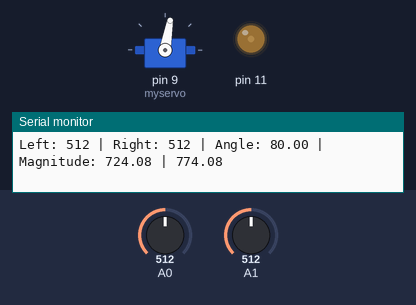
A sketch run on a simulated Arduino Uno, built with avr-gcc and run on an emulated ATmega328P. Shown: servo, output pins drawn as LEDs (lit = HIGH), the last lines printed to the serial monitor. The inputs (shaded band) are chosen by the test bench; at power-on: A1 = 512, A0 = 512.

Above: at 1.2 s.
1.3 s: A1 set to 900
At 1.8 s:
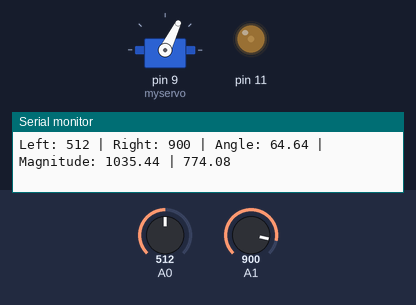
2.8 s: A0 set to 0
At 4.0 s:
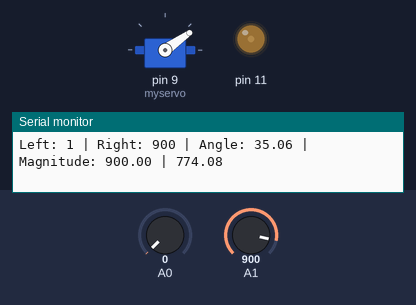
4.3 s: A0 set to 122
At 5.4 s:
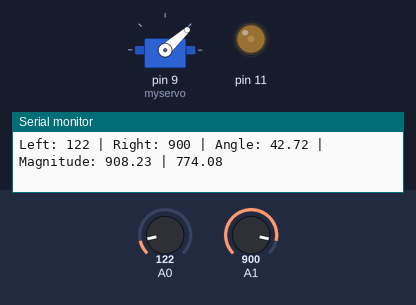
5.8 s: A1 set to 974
7.3 s: A1 set to 993
8.8 s: A1 set to 780
At 9.3 s:
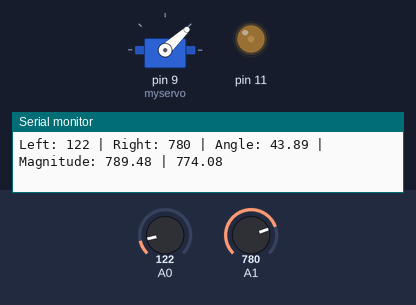
11.8 s: A1 set to 750
At 13.2 s:
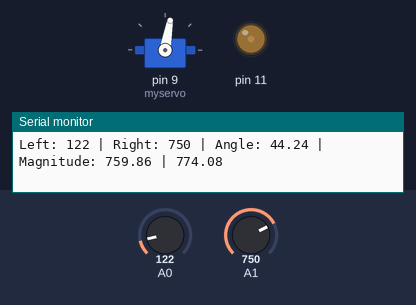
Timing chart, 0 to 14.8 s (numbered marks = the images above; inputs shaded):
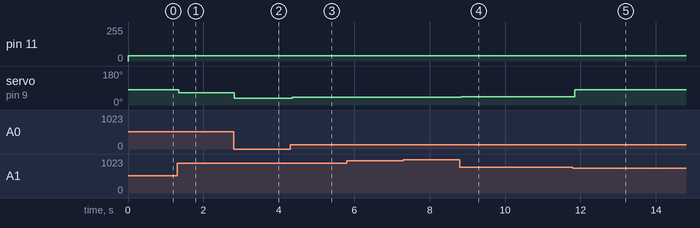

The sketch:

main.ino
```cpp
#include <Servo.h>
Servo myservo;

// Used to filter enviromental light noise
double enviroment_magnitude;
double enviroment_offset = 50; // How much in magnitude brighter should the source be

// debug
bool debug_print = true;
bool debug_delay = true;
bool servo_activated = true;

void setup() {
  pinMode(11, OUTPUT);
  myservo.attach(9);
  Serial.begin(9600);
}

void loop() {
  analogWrite(11, 40);

  int left_resistor_value = analogRead(A0) <= 0 ? 1 : analogRead(A0);
  int right_resistor_value = analogRead(A1) <= 0 ? 1 : analogRead(A1);

  // Set envrioment magnitude on first iteration
  if (!enviroment_magnitude) enviroment_magnitude = sqrt(pow(left_resistor_value, 2) + pow(right_resistor_value, 2));

  double magnitude = sqrt(pow(left_resistor_value, 2) + pow(right_resistor_value, 2));
  float angle = atan2(left_resistor_value, right_resistor_value) * (180 / PI) + 35; // Angle in Radians -> Angle in Degrees -> Offset of 45 Degrees

  // Filter enviromental noise
  if (magnitude >= enviroment_magnitude + enviroment_offset) {
    if (servo_activated) {
      myservo.write(angle);
    }
  } else {
      myservo.write(80);
  }

  /* \/ \/ \/ Debug \/ \/ \/ */
  if (debug_print) {
    Serial.print("Left: "); Serial.print(left_resistor_value);
    Serial.print(" | Right: "); Serial.print(right_resistor_value);
    Serial.print(" | Angle: "); Serial.print(angle);
    Serial.print(" | Magnitude: "); Serial.print(magnitude); Serial.print(" | "); Serial.println(enviroment_magnitude + enviroment_offset);
  }

  //Serial.println(magnitude);

  if (debug_delay) {
    delay(100);
  }
}
```

Measured:
- the behaviour switches between 765 and 764 on A1 (found by bisection; images 4 and 5)
- after the input at 1.3 s, servo on pin 9 (myservo): 80° → 64° after 0.05 s
- after the input at 2.8 s, servo on pin 9 (myservo): 64° → 35° at once
- after the input at 4.3 s, servo on pin 9 (myservo): 35° → 42° after 0.06 s
- after the input at 8.8 s, servo on pin 9 (myservo): 42° → 43° at once
- after the input at 11.8 s, servo on pin 9 (myservo): 43° → 80° after 0.05 s
